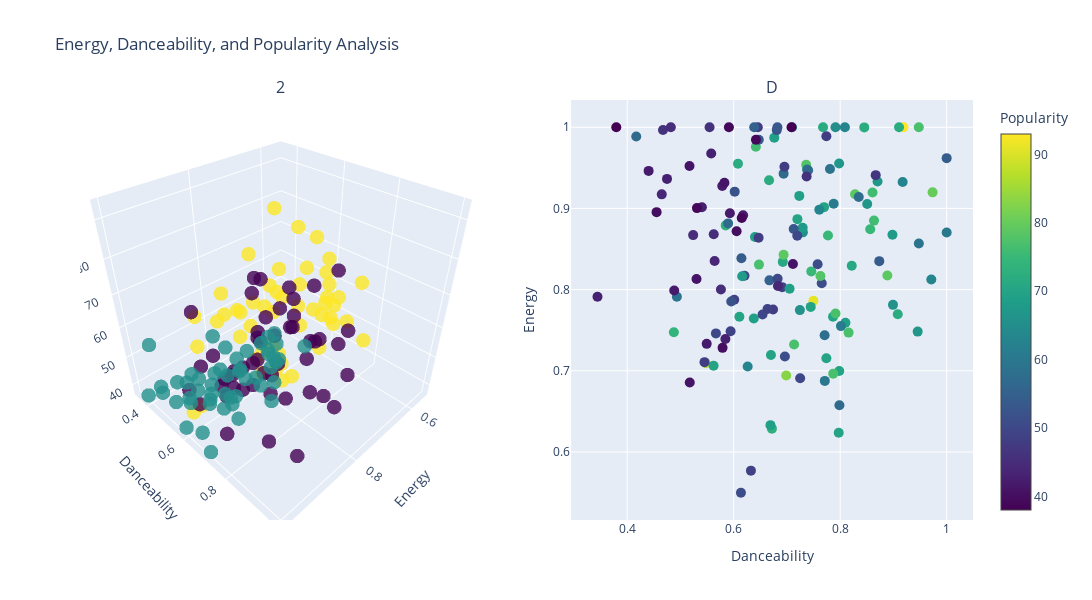

Notebook code cell kept with this figure:
### Markdown cell above
### Below is code that shows the relationship between energy, danceabilty and popularity.

### Code cell
# Create a subplot with 1 row and 2 columns
fig = make_subplots(
    rows=1, cols=2,
    specs=[[{'type': 'scene'}, {'type': 'xy'}]],
    subplot_titles=('2D Scatter: Danceability vs Energy by Popularity')
)

# 3D Scatter Plot
scatter_3d = go.Scatter3d(
    x=df['energy'],
    y=df['danceability'],
    z=df['popularity'],
    mode='markers',
    marker=dict(
        size=5,
        color=df['artist'].astype('category').cat.codes,  # Color by artist
        colorscale='Viridis',
        showscale=False,
        opacity=0.8
    ),
    text=df['track_name'] + ' (' + df['artist'] + ')',  # Hover text
    hovertemplate='Track: %{text}<br>Energy: %{x:.2f}<br>Danceability: %{y:.2f}<br>Popularity: %{z}<extra></extra>'
)

# Add 3D scatter to subplot
fig.add_trace(scatter_3d, row=1, col=1)

# Update 3D scene layout
fig.update_scenes(
    dict(
        xaxis_title='Energy',
        yaxis_title='Danceability',
        zaxis_title='Popularity'
    ),
    row=1, col=1
)

# 2D Scatter Plot
scatter_2d = go.Scatter(
    x=df['danceability'],
    y=df['energy'],
    mode='markers',
    marker=dict(
        size=10,
        color=df['popularity'],  # Color by popularity
        colorscale='Viridis',
        showscale=True,
        colorbar=dict(title='Popularity')
    ),
    text=df['track_name'] + ' (' + df['artist'] + ')',  # Hover text
    hovertemplate='Track: %{text}<br>Danceability: %{x:.2f}<br>Energy: %{y:.2f}<br>Popularity: %{marker.color}<extra></extra>'
)

# Add 2D scatter to subplot
fig.add_trace(scatter_2d, row=1, col=2)

# Update 2D layout
fig.update_xaxes(title_text='Danceability', row=1, col=2)
fig.update_yaxes(title_text='Energy', row=1, col=2)

# Update overall layout
fig.update_layout(
    title='Energy, Danceability, and Popularity Analysis',
    font=dict(size=12),
    showlegend=False,
    width=1200,
    height=600
)

# Show the plot
fig.show()

### Figure 1 — Plotly figure (JSON) as saved in the notebook; plotly's stock layout.template omitted (floating-point values rounded to 4 significant figures; data arrays with more than 128 entries replaced by an {"elided": "..."} marker saying what was removed)
{"data": [{"hovertemplate": "Track: %{text}<br>Energy: %{x:.2f}<br>Danceability: %{y:.2f}<br>Popularity: %{z}<extra></extra>", "marker": {"color": {"elided": "150 int values"}, "colorscale": [[0.0, "#440154"], [0.1111, "#482878"], [0.2222, "#3e4989"], [0.3333, "#31688e"], [0.4444, "#26828e"], [0.5556, "#1f9e89"], [0.6667, "#35b779"], [0.7778, "#6ece58"], [0.8889, "#b5de2b"], [1.0, "#fde725"]], "opacity": 0.8, "showscale": false, "size": 5}, "mode": "markers", "text": {"elided": "150 str values"}, "x": {"elided": "150 float values"}, "y": {"elided": "150 float values"}, "z": {"elided": "150 int values"}, "type": "scatter3d", "scene": "scene"}, {"hovertemplate": "Track: %{text}<br>Danceability: %{x:.2f}<br>Energy: %{y:.2f}<br>Popularity: %{marker.color}<extra></extra>", "marker": {"color": {"elided": "150 int values"}, "colorbar": {"title": {"text": "Popularity"}}, "colorscale": [[0.0, "#440154"], [0.1111, "#482878"], [0.2222, "#3e4989"], [0.3333, "#31688e"], [0.4444, "#26828e"], [0.5556, "#1f9e89"], [0.6667, "#35b779"], [0.7778, "#6ece58"], [0.8889, "#b5de2b"], [1.0, "#fde725"]], "showscale": true, "size": 10}, "mode": "markers", "text": {"elided": "150 str values"}, "x": {"elided": "150 float values"}, "y": {"elided": "150 float values"}, "type": "scatter", "xaxis": "x", "yaxis": "y"}], "layout": {"scene": {"domain": {"x": [0.0, 0.45], "y": [0.0, 1.0]}, "xaxis": {"title": {"text": "Energy"}}, "yaxis": {"title": {"text": "Danceability"}}, "zaxis": {"title": {"text": "Popularity"}}}, "xaxis": {"anchor": "y", "domain": [0.55, 1.0], "title": {"text": "Danceability"}}, "yaxis": {"anchor": "x", "domain": [0.0, 1.0], "title": {"text": "Energy"}}, "annotations": [{"font": {"size": 16}, "showarrow": false, "text": "2", "x": 0.225, "xanchor": "center", "xref": "paper", "y": 1.0, "yanchor": "bottom", "yref": "paper"}, {"font": {"size": 16}, "showarrow": false, "text": "D", "x": 0.775, "xanchor": "center", "xref": "paper", "y": 1.0, "yanchor": "bottom", "yref": "paper"}], "font": {"size": 12}, "title": {"text": "Energy, Danceability, and Popularity Analysis"}, "showlegend": false, "width": 1200, "height": 600}}
